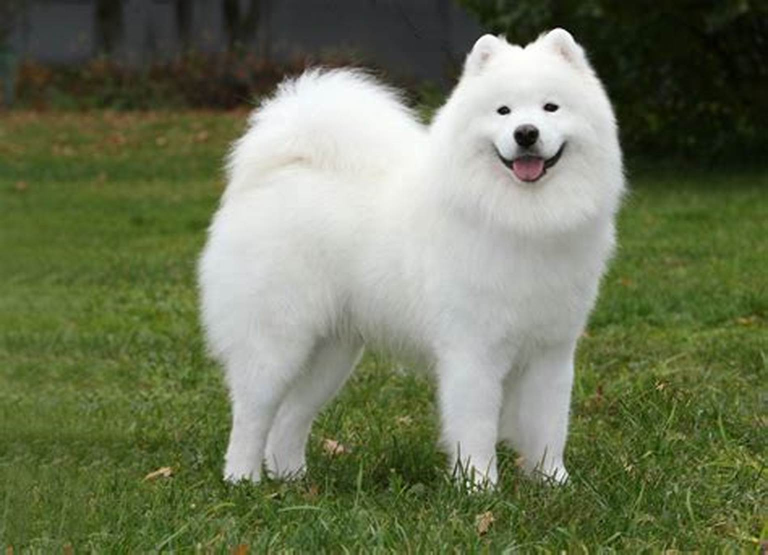
#> input picture th.jpg, 1536 x 1109 px (shown at 1/2 size)
$ python 2.py
#> lines starting #> are read from the running program, lines starting #| are printed output that depends on the picture; after the words box and inside, x2 and y2 are one past the last pixel; in counts of white or black regions, pixels touching at a corner belong together
import numpy as np
import cv2
from matplotlib import pyplot as plt

img = cv2.imread('th.jpg')
#> img is the input picture: shape (1109, 1536, 3); mean B, G, R 89, 118.6, 110.4
mask = np.zeros(img.shape[:2],np.uint8)

bgdModel = np.zeros((1,65),np.float64)
fgdModel = np.zeros((1,65),np.float64)

rect = (400,400,450,390)
cv2.grabCut(img,mask,rect,bgdModel,fgdModel,5,cv2.GC_INIT_WITH_RECT)

mask2 = np.where((mask==2)|(mask==0),0,1).astype('uint8')
img = img*mask2[:,:,np.newaxis]
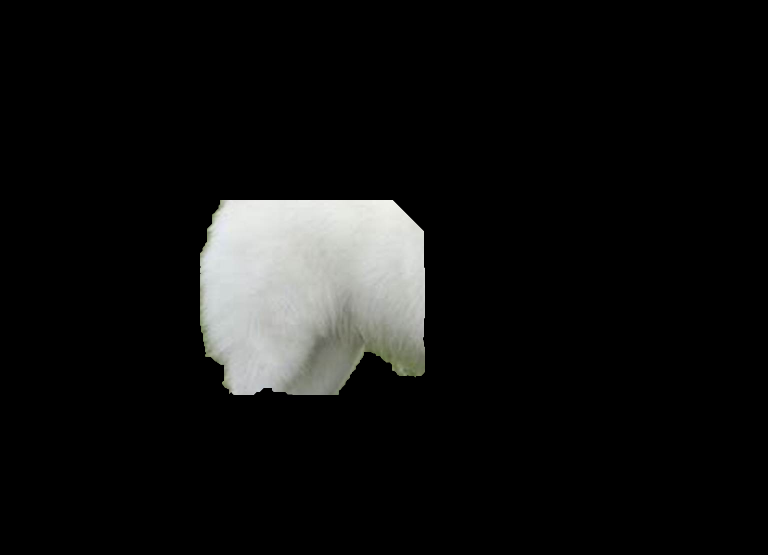
#> img: shape (1109, 1536, 3) (shown at 1/2 size); mean B, G, R 17.1, 17.7, 17.4
plt.imshow(img),plt.colorbar(),plt.show()
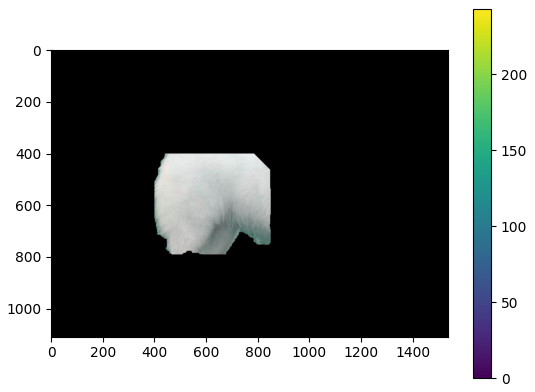
#> figure drawn by matplotlib, 2 panels; B, G, R data is drawn as R, G, B
# newmask is the mask image I manually labelled
newmask = cv2.imread('newmask.png',0)
# whereever it is marked white (sure foreground), change mask=1
# whereever it is marked black (sure background), change mask=0
mask[newmask == 0] = 0
mask[newmask == 255] = 1
mask, bgdModel, fgdModel = cv2.grabCut(img,mask,None,bgdModel,fgdModel,5,cv2.GC_INIT_WITH_MASK)
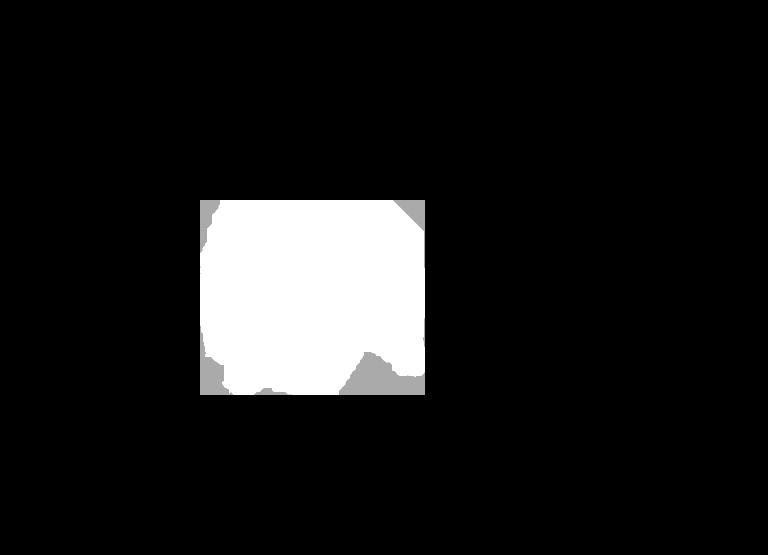
#> mask: shape (1109, 1536) (shown at 1/2 size); min 0, max 3, mean 0.298; drawn with min black and max white
mask = np.where((mask==2)|(mask==0),0,1).astype('uint8')
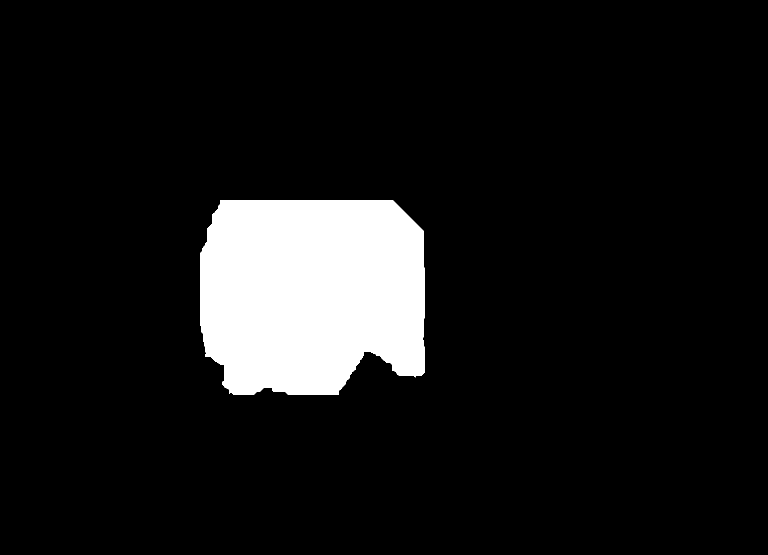
#> mask: shape (1109, 1536) (shown at 1/2 size); values 0 (black) and 1 (white), 9.2% white; 1 white region, box (x1, y1, x2, y2) and area: (400, 400, 850, 790) 157454
img = img*mask[:,:,np.newaxis]
plt.imshow(img),plt.colorbar(),plt.show()
